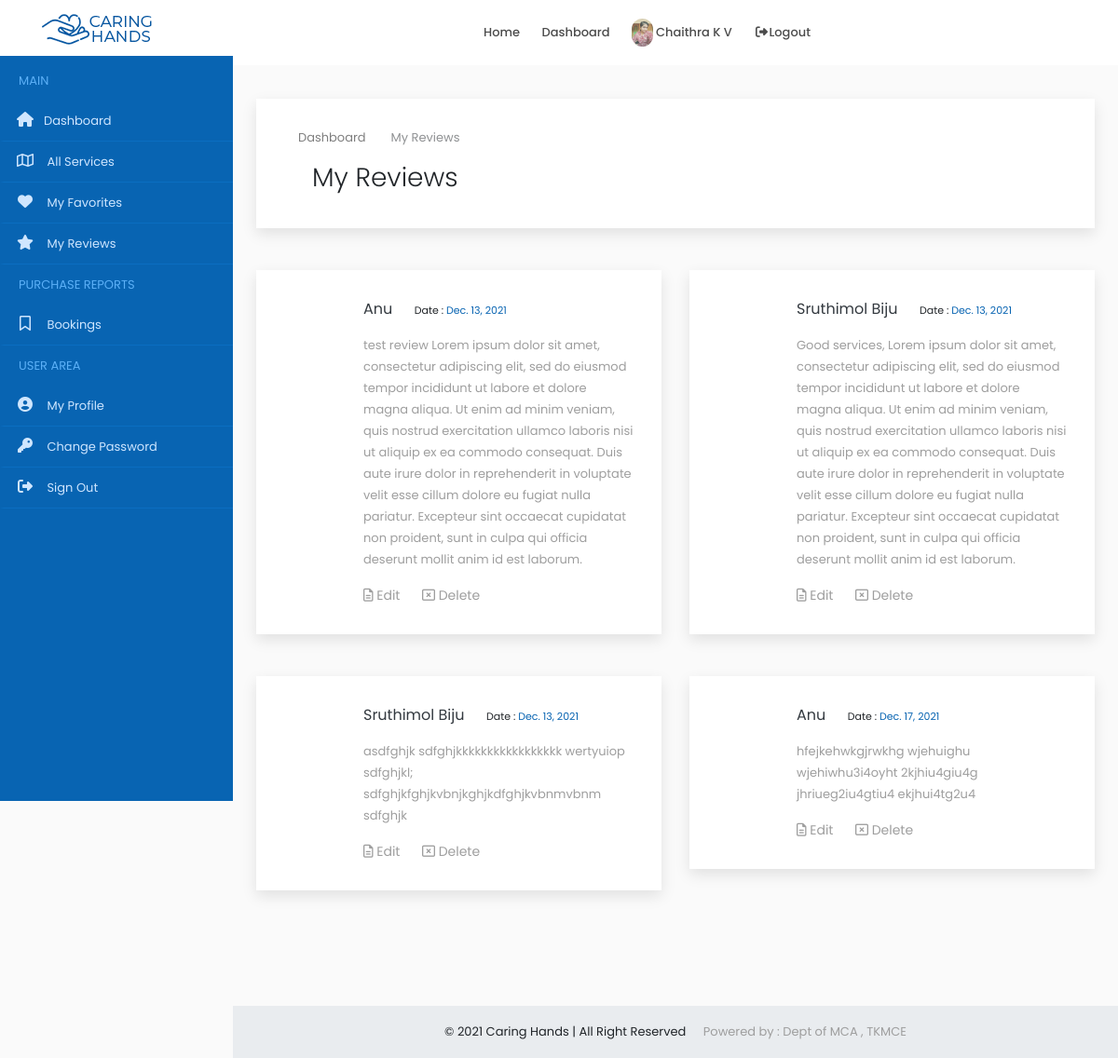
The page /user/service/reviews/3/ (signed in) on the database its author committed.
### accounts/models.py (models this page shows)
class Users(models.Model):
    user = models.ForeignKey(User,on_delete=models.CASCADE)
    name = models.CharField(max_length=150)
    email = models.EmailField(max_length=200,null=True, blank=True)
    organization = models.CharField(max_length=250,null=True, blank=True)
    mob = models.CharField(max_length=12)
    sex = models.CharField(max_length=10,choices=gender,default='Male')
    house = models.CharField(max_length=100,null=True, blank=True)
    street1 =models.CharField(max_length=100,null=True, blank=True)
    street2 =models.CharField(max_length=100,null=True, blank=True)
    city = models.CharField(max_length=100,null=True, blank=True)
    district = models.CharField(max_length=100,null=True, blank=True)
    state = models.CharField(max_length=100,null=True,choices=states, blank=True)
    pin = models.CharField(max_length=100,null=True,blank=True)
    age = models.IntegerField(null=True, blank=True)
    type = models.CharField(max_length=20,choices=user_type)
    approval = models.CharField(max_length=20,choices=approval_choices,default='Pending')
    document = models.FileField(upload_to='documents',null=True, blank=True)
    profile_picture = models.FileField(upload_to='dp',default='assets/img/user3.png')
    def __str__(self):
        return self.name

class Review(models.Model):
    user = models.ForeignKey(Users, on_delete=models.CASCADE, null=True, blank=True)
    service = models.ForeignKey(ProviderService, on_delete=models.CASCADE,null=True, blank=True)
    product = models.ForeignKey(SubProduct, on_delete=models.CASCADE,null=True, blank=True)
    message = models.TextField()
    datetime = models.DateTimeField()

### accounts/views.py (the view)
# urls.py: path('user/service/reviews/<id>/',ServiceReviews.as_view(),name='service_reviews'),
class ServiceReviews(View):
    def get(self,request,id):
        user = request.user
        if user.is_authenticated:
            account = Users.objects.get(user=user)
            ps = ProviderService.objects.get(id = id)
            review = Review.objects.filter(service = ps)
            context ={'account': account,'review' : review,'ps':ps}
            return render(request,'common/service_reviews.html',context)
        else:
            return redirect('home')

### accounts/templates/common/service_reviews.html (shortened to what this page needs)
{% extends 'common/dashboard_main.html' %}
{% load static %}
{% block content %}
{% include 'common/header.html' %}
{% include 'user/sidenav.html' %}
<div class="content-wrapper">
<div class="container-fluid overflow-hidden">
    <div class="row margin-tb-90px margin-lr-10px sm-mrl-0px">
        <div id="page-title" class="padding-30px background-white full-width box-shadow">
            <div class="container">
                <ol class="breadcrumb opacity-5">
                    <li><a href="{% url 'home' %}">Dashboard</a></li>
                    <li class="active">My Reviews</li>
                </ol>
                <div class="container-fluid">
                    <div class="row">
                        <div class="col-6">
                            <h1 class="font-weight-300">My Reviews</h1>
                        </div>
                        <div class="col-6">
                        </div>
                    </div>
                </div>
            </div>
        </div>
        <div class="row margin-tb-45px">
           {% for i in review %}
            <div class="col-lg-6 margin-bottom-45px">
                <div class="background-white thum-hover box-shadow hvr-float">
                    <div class="padding-30px">
                        <div class="margin-left-85px">
                            <a class="d-inline-block text-dark text-medium margin-right-20px" href="#">{{i.user}}</a>
                            <span class="text-extra-small">Date :  <a href="#" class="text-main-color">{{i.datetime|date}}</a></span>
                            <p class="margin-top-15px text-grey-2">{{i.message}}</p>
                            <a href="#" class="d-inline-block text-grey-2 text-up-small"><i class="far fa-file-alt"></i> Edit</a>
                            <a href="#" class="d-inline-block margin-lr-20px text-grey-2 text-up-small"><i class="far fa-window-close"></i> Delete</a>
                        </div>
                    </div>
                </div>
            </div>
           {% endfor %}
        </div>
    </div>
    </div>
</div>
{% include 'common/small_footer.html' %}
{% endblock %}

### accounts/templates/common/header.html (shortened to what this page needs)
{% load static %}
<header>
    <div id="fixed-header-dark" class="header-output fixed-header" style="background-color: white;">
        <div class="container header-in">
            <div class="row">
                <div class="col-lg-2 col-md-12">
                    <a id="logo" href="{% url 'index' %}" class="d-inline-block margin-tb-15px"><img
                            src="{% static 'assets/img/logo-1.png' %}" alt=""></a>
                </div>
                <div class="col-lg-7 col-md-12 position-inherit">
                    <ul id="menu-main" class="nav-menu float-lg-right link-padding-tb-20px">
                        <li><a href="{% url 'index' %}">Home</a>
                        </li>
                        <li><a href="{% url 'home' %}">Dashboard</a>
                        </li>
                        {% if request.user.is_authenticated %}
                        <li><a href="{% url 'home' %}"><img src="{{account.profile_picture.url}}" class="height-30px border-radius-30" alt=""> {{account.name|title}}</a></li>
                        <li><a href="{% url 'logout' %}" data-toggle="modal" data-target="#exampleModal"><i class="fa fa-fw fa-sign-out-alt"></i>Logout</a></li>
                        {% else %}
                        <li><a href="{% url 'login' %}"><i class="far fa-user"></i> Login</a></li>
                        {% endif %}
                    </ul>
                </div>
                <div class="col-lg-3 col-md-12">
                </div>
            </div>
        </div>
    </div>
</header>

### static/assets/css/colors/main.css (style rules this page uses)
.text-main-color { color: #0864b2; }

### static/assets/css/sb-admin.css (style rules this page uses)
html { position: relative; min-height: 100%; }
body { overflow-x: hidden; }
.content-wrapper { min-height: calc(100vh - 56px); padding-top: 1rem; }
.content-wrapper { overflow-x: hidden; }
@media (min-width: 992px) { .content-wrapper { margin-left: 250px; } }

### rows shown on the page
Users: profile_picture (picture), name "Chaithra K V"
Review: user "Anu", datetime "Dec. 13, 2021", message "test review Lorem ipsum dolor sit amet, consectetur adipiscing elit, sed do eiusmod tempor incididunt ut labore et dolore magna aliqua. Ut enim ad minim veniam, quis nostrud exercitation ullamco laboris nisi ut aliquip ex ea commodo consequat. Duis aute irure dolor in reprehenderit in voluptate velit esse cillum dolore eu fugiat nulla pariatur. Excepteur sint occaecat cupidatat non proident, sunt in culpa qui officia deserunt mollit anim id est laborum."
Review: user "Sruthimol Biju", datetime "Dec. 13, 2021", message "Good services, Lorem ipsum dolor sit amet, consectetur adipiscing elit, sed do eiusmod tempor incididunt ut labore et dolore magna aliqua. Ut enim ad minim veniam, quis nostrud exercitation ullamco laboris nisi ut aliquip ex ea commodo consequat. Duis aute irure dolor in reprehenderit in voluptate velit esse cillum dolore eu fugiat nulla pariatur. Excepteur sint occaecat cupidatat non proident, sunt in culpa qui officia deserunt mollit anim id est laborum."
Review: user "Sruthimol Biju", datetime "Dec. 13, 2021", message "asdfghjk sdfghjkkkkkkkkkkkkkkkkk wertyuiop sdfghjkl; sdfghjkfghjkvbnjkghjkdfghjkvbnmvbnm sdfghjk"
Review: user "Anu", datetime "Dec. 17, 2021", message "hfejkehwkgjrwkhg wjehuighu wjehiwhu3i4oyht 2kjhiu4giu4g jhriueg2iu4gtiu4 ekjhui4tg2u4"
